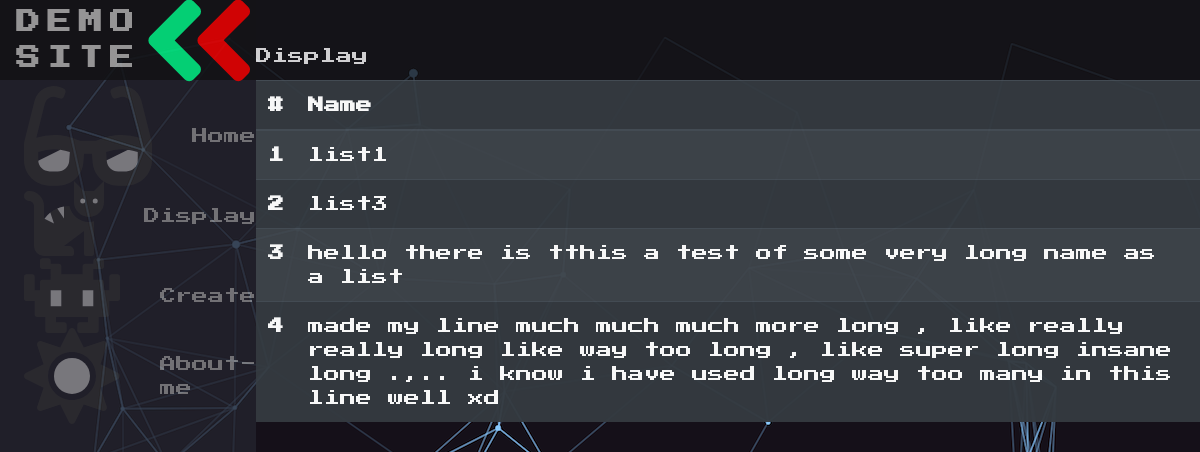
Screenshot of /display/ (signed in) with the database file from the repository.
### main/models.py (models this page shows, shortened)
class ToDoList(models.Model):
    user = models.ForeignKey(User,on_delete=models.CASCADE,related_name="todolist",null=True)
    name=models.CharField(max_length=200)

### main/views.py (the view)
# urls.py: path("display/",views.display,name="displayList"),
def display(response):
    todolist = models.ToDoList.objects.raw(f"SELECT *,row_number() OVER(ORDER BY Id) AS ROWNUM FROM main_todolist where user_id={response.user.id}")
    return render(response,"main/display.html",{"data":todolist})

### main/templates/main/display.html (shortened to what this page needs)
{% extends 'main/base.html' %}
{%block mainHeading%}
<label>
    <span class="navbar-text custom-white-text unselectable">Display</span>
</label>
{%endblock%}
{%block content%}
        <table
        class="table table-hover table-striped table-dark custom-display-table"
        id="display-table"
        >
        <thead>
            <tr>
                <th scope="col" class="unselectable">#</th>
                <th scope="col" class="unselectable">Name</th>
            </tr>
        </thead>
            <tbody class="display-table-body">
            {%for i in data%}
                <tr data-toggle="collapse" data-target=".dataid{{i.id}}" data-display-table-id={{i.id}}>
                    <th scope="row" class="unselectable">{{i.ROWNUM}}</td>
                    <td >{{i.name}}</td>
                </tr>
            {%endfor%}
            </tbody>
        </table>
{%endblock%}

### main/static/main/style.css (style rules this page uses)
:root { font-size: 16px; --text-primary: #b6b6b6; --text-secondary: #ececec; --bg-primary: #23232e; --bg-secondary: #141418; --transition-speed:600ms; }
.unselectable { -webkit-touch-callout: none; -webkit-user-select: none; -khtml-user-select: none; -moz-user-select: none; -ms-user-select: none; user-select: none; }
body { font-family: 'Press Start 2P', cursive; overflow-x:hidden; color:#85C3F9; background-image: url("background1.png"); background-color: rgb(81, 146, 225); margin:0; padding:0; }
.display-table-body { cursor:pointer; }
.custom-display-table { opacity: 0.97; }
.custom-white-text { color:white !important; }
.navbar-text { text-overflow: ellipsis; overflow: hidden; white-space: nowrap; left:0; margin-right: 8rem; width: 75%; position: fixed; }
@media only screen and (min-width:600px) { .navbar-text { margin-left: 5rem; } }

### rows the page displays
ToDoList: ROWNUM "1", name "list1"
ToDoList: ROWNUM "2", name "list3"
ToDoList: ROWNUM "3", name "hello there is tthis a test of some very long name as a list"
ToDoList: ROWNUM "4", name "made my line much much much more long , like really really long like way too long , like super long insane long .,.. i know i have used long way too many in this line well xd"
